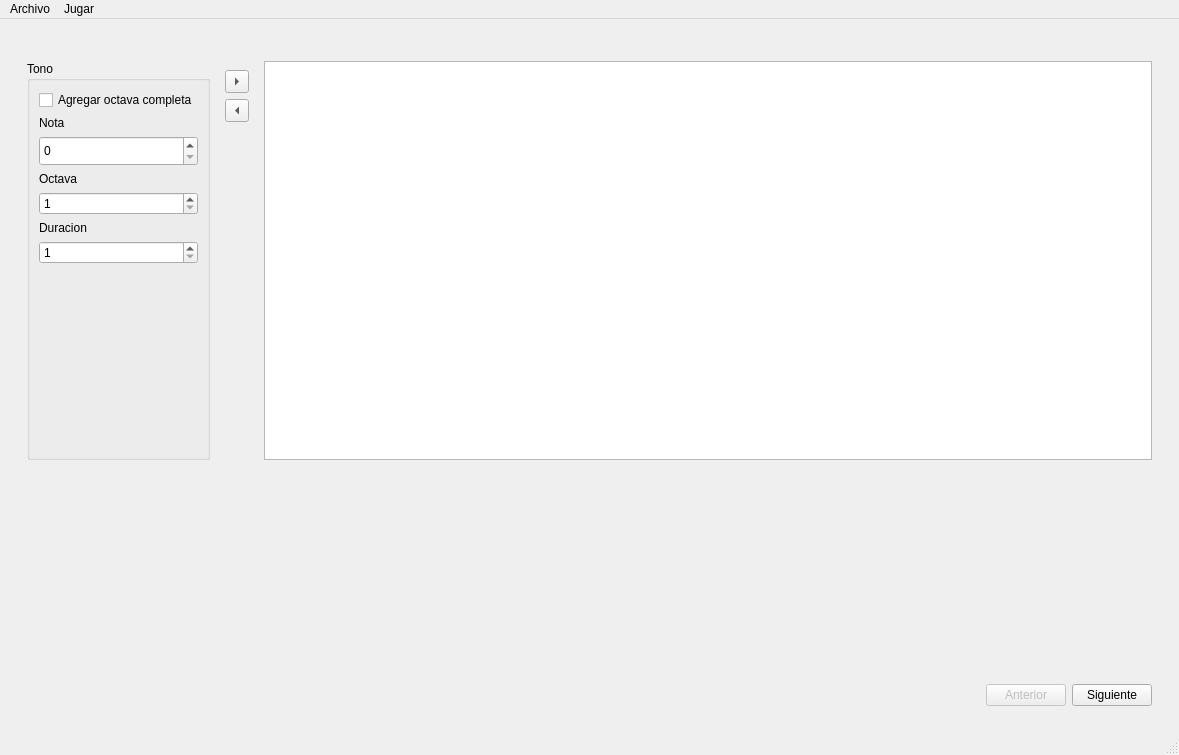
<?xml version="1.0" encoding="UTF-8"?>
<ui version="4.0">
 <class>MainWindow</class>
 <widget class="QMainWindow" name="MainWindow">
  <property name="geometry">
   <rect>
    <x>0</x>
    <y>0</y>
    <width>1179</width>
    <height>755</height>
   </rect>
  </property>
  <property name="windowTitle">
   <string>MainWindow</string>
  </property>
  <widget class="QWidget" name="centralwidget">
   <layout class="QVBoxLayout" name="verticalLayout_4">
    <item>
     <widget class="QStackedWidget" name="stackedWidget">
      <property name="currentIndex">
       <number>0</number>
      </property>
      <widget class="QWidget" name="page_3">
       <layout class="QVBoxLayout" name="verticalLayout_3">
        <item>
         <spacer name="verticalSpacer_4">
          <property name="orientation">
           <enum>Qt::Vertical</enum>
          </property>
          <property name="sizeType">
           <enum>QSizePolicy::Fixed</enum>
          </property>
          <property name="sizeHint" stdset="0">
           <size>
            <width>20</width>
            <height>15</height>
           </size>
          </property>
         </spacer>
        </item>
        <item>
         <widget class="QFrame" name="frame">
          <property name="sizePolicy">
           <sizepolicy hsizetype="Preferred" vsizetype="Minimum">
            <horstretch>0</horstretch>
            <verstretch>10</verstretch>
           </sizepolicy>
          </property>
          <property name="minimumSize">
           <size>
            <width>0</width>
            <height>350</height>
           </size>
          </property>
          <property name="frameShape">
           <enum>QFrame::NoFrame</enum>
          </property>
          <property name="frameShadow">
           <enum>QFrame::Plain</enum>
          </property>
          <property name="lineWidth">
           <number>0</number>
          </property>
          <layout class="QHBoxLayout" name="horizontalLayout_5">
           <item>
            <widget class="QGroupBox" name="groupBox_12">
             <property name="title">
              <string>Tono</string>
             </property>
             <layout class="QVBoxLayout" name="verticalLayout_6">
              <item>
               <widget class="QCheckBox" name="octaveCheck">
                <property name="text">
                 <string>Agregar octava completa</string>
                </property>
               </widget>
              </item>
              <item>
               <widget class="QLabel" name="label_6">
                <property name="text">
                 <string>Nota</string>
                </property>
               </widget>
              </item>
              <item>
               <widget class="StringBox" name="noteStringBox">
                <property name="sizePolicy">
                 <sizepolicy hsizetype="Minimum" vsizetype="Fixed">
                  <horstretch>0</horstretch>
                  <verstretch>0</verstretch>
                 </sizepolicy>
                </property>
                <property name="minimumSize">
                 <size>
                  <width>0</width>
                  <height>30</height>
                 </size>
                </property>
                <property name="readOnly">
                 <bool>false</bool>
                </property>
               </widget>
              </item>
              <item>
               <widget class="QLabel" name="label_7">
                <property name="text">
                 <string>Octava</string>
                </property>
               </widget>
              </item>
              <item>
               <widget class="QSpinBox" name="octaveSpin">
                <property name="minimum">
                 <number>1</number>
                </property>
                <property name="maximum">
                 <number>10</number>
                </property>
               </widget>
              </item>
              <item>
               <widget class="QLabel" name="label_2">
                <property name="text">
                 <string>Duracion</string>
                </property>
               </widget>
              </item>
              <item>
               <widget class="QSpinBox" name="durationSpin">
                <property name="minimum">
                 <number>1</number>
                </property>
               </widget>
              </item>
              <item>
               <widget class="QLabel" name="warningLabel">
                <property name="styleSheet">
                 <string notr="true">color:red</string>
                </property>
                <property name="text">
                 <string/>
                </property>
               </widget>
              </item>
              <item>
               <spacer name="verticalSpacer_7">
                <property name="orientation">
                 <enum>Qt::Vertical</enum>
                </property>
                <property name="sizeHint" stdset="0">
                 <size>
                  <width>20</width>
                  <height>40</height>
                 </size>
                </property>
               </spacer>
              </item>
             </layout>
            </widget>
           </item>
           <item>
            <widget class="QFrame" name="frame_4">
             <property name="frameShape">
              <enum>QFrame::NoFrame</enum>
             </property>
             <property name="frameShadow">
              <enum>QFrame::Plain</enum>
             </property>
             <layout class="QVBoxLayout" name="verticalLayout_2">
              <item>
               <widget class="QToolButton" name="addToRight">
                <property name="text">
                 <string/>
                </property>
                <property name="arrowType">
                 <enum>Qt::RightArrow</enum>
                </property>
               </widget>
              </item>
              <item>
               <widget class="QToolButton" name="addToLeft">
                <property name="text">
                 <string>...</string>
                </property>
                <property name="arrowType">
                 <enum>Qt::LeftArrow</enum>
                </property>
               </widget>
              </item>
              <item>
               <spacer name="verticalSpacer_3">
                <property name="orientation">
                 <enum>Qt::Vertical</enum>
                </property>
                <property name="sizeHint" stdset="0">
                 <size>
                  <width>21</width>
                  <height>29</height>
                 </size>
                </property>
               </spacer>
              </item>
             </layout>
            </widget>
           </item>
           <item>
            <widget class="QListWidget" name="notesList"/>
           </item>
          </layout>
         </widget>
        </item>
        <item>
         <spacer name="verticalSpacer_2">
          <property name="orientation">
           <enum>Qt::Vertical</enum>
          </property>
          <property name="sizeType">
           <enum>QSizePolicy::Expanding</enum>
          </property>
          <property name="sizeHint" stdset="0">
           <size>
            <width>20</width>
            <height>200</height>
           </size>
          </property>
         </spacer>
        </item>
        <item>
         <widget class="QFrame" name="frame_3">
          <property name="frameShape">
           <enum>QFrame::NoFrame</enum>
          </property>
          <property name="frameShadow">
           <enum>QFrame::Plain</enum>
          </property>
          <layout class="QHBoxLayout" name="horizontalLayout_4">
           <item>
            <spacer name="horizontalSpacer_2">
             <property name="orientation">
              <enum>Qt::Horizontal</enum>
             </property>
             <property name="sizeHint" stdset="0">
              <size>
               <width>40</width>
               <height>20</height>
              </size>
             </property>
            </spacer>
           </item>
           <item>
            <widget class="QPushButton" name="previous1">
             <property name="enabled">
              <bool>false</bool>
             </property>
             <property name="text">
              <string>Anterior</string>
             </property>
             <property name="checkable">
              <bool>false</bool>
             </property>
            </widget>
           </item>
           <item>
            <widget class="QPushButton" name="next1">
             <property name="text">
              <string>Siguiente</string>
             </property>
            </widget>
           </item>
          </layout>
         </widget>
        </item>
       </layout>
      </widget>
      <widget class="QWidget" name="page_4">
       <layout class="QVBoxLayout" name="verticalLayout_7">
        <item>
         <spacer name="verticalSpacer_8">
          <property name="orientation">
           <enum>Qt::Vertical</enum>
          </property>
          <property name="sizeHint" stdset="0">
           <size>
            <width>20</width>
            <height>13</height>
           </size>
          </property>
         </spacer>
        </item>
        <item>
         <widget class="QTableWidget" name="tableWidget">
          <property name="sizePolicy">
           <sizepolicy hsizetype="Expanding" vsizetype="Expanding">
            <horstretch>0</horstretch>
            <verstretch>10</verstretch>
           </sizepolicy>
          </property>
          <property name="styleSheet">
           <string notr="true"/>
          </property>
          <property name="frameShape">
           <enum>QFrame::Panel</enum>
          </property>
          <property name="frameShadow">
           <enum>QFrame::Raised</enum>
          </property>
          <property name="selectionMode">
           <enum>QAbstractItemView::SingleSelection</enum>
          </property>
          <attribute name="horizontalHeaderVisible">
           <bool>false</bool>
          </attribute>
          <attribute name="verticalHeaderVisible">
           <bool>false</bool>
          </attribute>
          <attribute name="verticalHeaderHighlightSections">
           <bool>false</bool>
          </attribute>
          <column>
           <property name="text">
            <string>Nota</string>
           </property>
          </column>
          <column>
           <property name="text">
            <string>Color</string>
           </property>
          </column>
         </widget>
        </item>
        <item>
         <spacer name="verticalSpacer_5">
          <property name="orientation">
           <enum>Qt::Vertical</enum>
          </property>
          <property name="sizeHint" stdset="0">
           <size>
            <width>20</width>
            <height>200</height>
           </size>
          </property>
         </spacer>
        </item>
        <item>
         <widget class="QFrame" name="frame_5">
          <property name="frameShape">
           <enum>QFrame::NoFrame</enum>
          </property>
          <property name="frameShadow">
           <enum>QFrame::Plain</enum>
          </property>
          <layout class="QHBoxLayout" name="horizontalLayout_6">
           <item>
            <spacer name="horizontalSpacer_3">
             <property name="orientation">
              <enum>Qt::Horizontal</enum>
             </property>
             <property name="sizeHint" stdset="0">
              <size>
               <width>40</width>
               <height>20</height>
              </size>
             </property>
            </spacer>
           </item>
           <item>
            <widget class="QPushButton" name="previous2">
             <property name="text">
              <string>Anterior</string>
             </property>
            </widget>
           </item>
           <item>
            <widget class="QPushButton" name="next2">
             <property name="text">
              <string>Siguiente</string>
             </property>
            </widget>
           </item>
          </layout>
         </widget>
        </item>
       </layout>
      </widget>
      <widget class="QWidget" name="page_5">
       <layout class="QVBoxLayout" name="verticalLayout_8">
        <item>
         <widget class="QFrame" name="colorFrame">
          <property name="autoFillBackground">
           <bool>true</bool>
          </property>
          <property name="frameShape">
           <enum>QFrame::StyledPanel</enum>
          </property>
          <property name="frameShadow">
           <enum>QFrame::Raised</enum>
          </property>
          <layout class="QGridLayout" name="gridLayout">
           <item row="0" column="0">
            <spacer name="verticalSpacer_11">
             <property name="orientation">
              <enum>Qt::Vertical</enum>
             </property>
             <property name="sizeHint" stdset="0">
              <size>
               <width>20</width>
               <height>570</height>
              </size>
             </property>
            </spacer>
           </item>
           <item row="2" column="0">
            <spacer name="horizontalSpacer_4">
             <property name="orientation">
              <enum>Qt::Horizontal</enum>
             </property>
             <property name="sizeHint" stdset="0">
              <size>
               <width>433</width>
               <height>20</height>
              </size>
             </property>
            </spacer>
           </item>
           <item row="2" column="2">
            <widget class="QPushButton" name="pushButton_3">
             <property name="text">
              <string>Comenzar</string>
             </property>
            </widget>
           </item>
           <item row="2" column="3">
            <widget class="QPushButton" name="pushButton_5">
             <property name="text">
              <string>Detener</string>
             </property>
            </widget>
           </item>
           <item row="0" column="3">
            <spacer name="verticalSpacer_9">
             <property name="orientation">
              <enum>Qt::Vertical</enum>
             </property>
             <property name="sizeHint" stdset="0">
              <size>
               <width>20</width>
               <height>280</height>
              </size>
             </property>
            </spacer>
           </item>
           <item row="0" column="2">
            <spacer name="verticalSpacer_10">
             <property name="orientation">
              <enum>Qt::Vertical</enum>
             </property>
             <property name="sizeHint" stdset="0">
              <size>
               <width>20</width>
               <height>570</height>
              </size>
             </property>
            </spacer>
           </item>
          </layout>
         </widget>
        </item>
       </layout>
      </widget>
     </widget>
    </item>
   </layout>
  </widget>
  <widget class="QMenuBar" name="menubar">
   <property name="geometry">
    <rect>
     <x>0</x>
     <y>0</y>
     <width>1179</width>
     <height>21</height>
    </rect>
   </property>
   <widget class="QMenu" name="menuArchivo">
    <property name="title">
     <string>Archivo</string>
    </property>
    <addaction name="actionNuevo"/>
    <addaction name="actionGuardar"/>
    <addaction name="actionGuardar_Como"/>
   </widget>
   <widget class="QMenu" name="menuJugar">
    <property name="title">
     <string>Jugar</string>
    </property>
    <addaction name="actionRando"/>
    <addaction name="actionOrdenado"/>
   </widget>
   <addaction name="menuArchivo"/>
   <addaction name="menuJugar"/>
  </widget>
  <widget class="QStatusBar" name="statusbar"/>
  <action name="actionNuevo">
   <property name="text">
    <string>Nuevo</string>
   </property>
   <property name="whatsThis">
    <string/>
   </property>
   <property name="shortcut">
    <string>Ctrl+N</string>
   </property>
  </action>
  <action name="actionGuardar">
   <property name="text">
    <string>Guardar</string>
   </property>
  </action>
  <action name="actionGuardar_Como">
   <property name="text">
    <string>Guardar Como</string>
   </property>
  </action>
  <action name="actionRando">
   <property name="text">
    <string>Random</string>
   </property>
   <property name="shortcut">
    <string>Ctrl+R</string>
   </property>
  </action>
  <action name="actionOrdenado">
   <property name="text">
    <string>Ordenado</string>
   </property>
   <property name="shortcut">
    <string>Ctrl+O</string>
   </property>
  </action>
 </widget>
 <customwidgets>
  <customwidget>
   <class>StringBox</class>
   <extends>QSpinBox</extends>
   <header location="global">stringbox.h</header>
  </customwidget>
 </customwidgets>
 <resources/>
 <connections/>
</ui>
